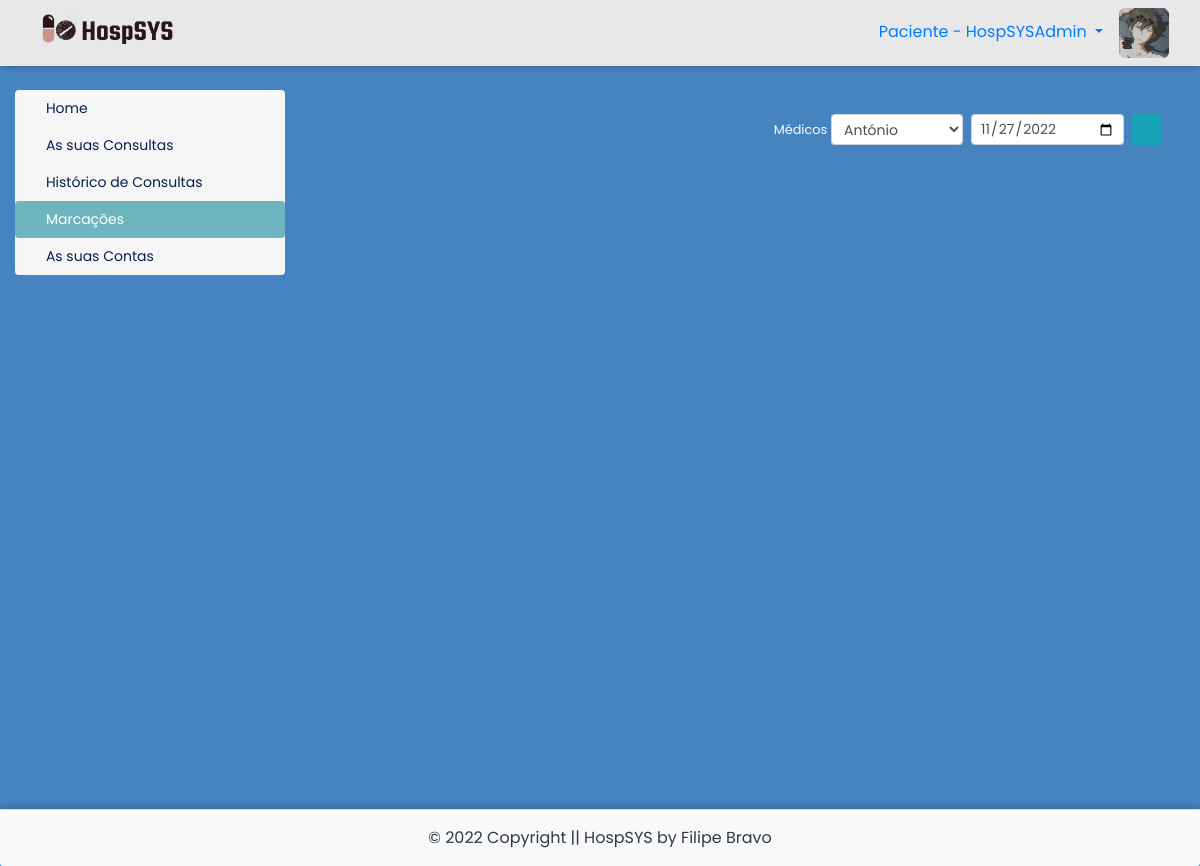
The page /painel-paciente/index.php?acao=marcacoes&funcao=marcacoes&id=1&nif=000.000.000 (signed in) on the database its author committed.
### tables this page shows
CREATE TABLE `utilizadores` (
  `id` int(11) NOT NULL AUTO_INCREMENT,
  `nome` varchar(30) NOT NULL,
  `email` varchar(40) NOT NULL,
  `nif` varchar(20) NOT NULL,
  `cc` varchar(20) NOT NULL,
  `telefone` varchar(20) NOT NULL,
  `data_nascimento` date NOT NULL,
  `data_entrada` date DEFAULT NULL,
  `cedula` varchar(20) DEFAULT NULL,
  `especialidade` int(11) DEFAULT NULL,
  `consultorio` varchar(40) DEFAULT NULL,
  `password` varchar(200) DEFAULT NULL,
  `nivel` varchar(25) NOT NULL,
  `foto` varchar(150) DEFAULT NULL,
  `code` int(50) DEFAULT NULL,
  `status` varchar(30) DEFAULT NULL,
  `estado_conta` varchar(15) NOT NULL,
  PRIMARY KEY (`id`),
  KEY `especialidade` (`especialidade`),
  CONSTRAINT `utilizadores_ibfk_1` FOREIGN KEY (`especialidade`) REFERENCES `especialidades` (`id`) ON DELETE CASCADE
);

### painel-paciente/marcacoes.php (the view, shortened to what this page needs)
<?php
$dia_atual = date('Y-m-d');
?>
<div class="row mt-4 mb-3">
  <div class="col-md-6 col-sm-12">
  </div>
  <div class="col-md-6 col-sm-12">
    <div class="float-right mr-4">
     <form id="frm" class="form-inline my-2 my-lg-0" method=POST>
       <label class="mr-1 text-light" for="exampleFormControlSelect1"><small>Médicos</small></label>
       <select class="form-control form-control-sm mr-2" id="cbmedicos" name="cbmedicos">
        <?php
        $res = $pdo->query("SELECT * from utilizadores where nivel = 'Médico' order by nome asc");
        $dados = $res->fetchAll(PDO::FETCH_ASSOC);
        for ($i=0; $i < count($dados); $i++) {
          $id = $dados[$i]['id'];
          $nome = $dados[$i]['nome'];
          echo '<option value="'.$id.'">'.$nome.'</option>';
        } ?>
      </select>
      <input class="form-control form-control-sm mr-sm-2 " type="date" name="txtpesquisar" id="txtpesquisar" value="<?php echo $dia_atual ?>">
      <button class="btn btn-info btn-sm my-2 my-sm-0 " name="btn-pesquisar" id="btn-pesquisar"><i class="fas fa-search"></i></button>
    </form>
  </div>
</div>
</div>

### painel-paciente/index.php (shortened to what this page needs)
<?php
require_once("../conexao.php");
$id_utilizador = $_SESSION['id_utilizador'];
 $resultado_nif = $pdo->query("SELECT * from utilizadores where id = '$id_utilizador'");
 $dados_nif = $resultado_nif->fetchAll(PDO::FETCH_ASSOC);
 @$nif_paciente = $dados_nif[0]['nif'];
$resultado_foto = $pdo->query("SELECT * from utilizadores where id = $id_utilizador");
$dados_foto = $resultado_foto->fetchAll(PDO::FETCH_ASSOC);
$foto = $dados_foto[0]['foto'];
$resultado_nome = $pdo->query("SELECT * from utilizadores where id = $id_utilizador");
$dados_nome = $resultado_nome->fetchAll(PDO::FETCH_ASSOC);
$nome_utilizador = $dados_nome[0]['nome'];
$item1 = 'home';
$item2 = 'consultas';
$item3 = 'historico';
$item4 = 'marcacoes';
$item5 = 'editar-perfil';
$item6 = 'contaspagar';
if(@$_GET['acao'] == $item1){
	$item1ativo = 'active';
}elseif (@$_GET['acao'] == $item2) {
	$item2ativo = 'active';
}elseif (@$_GET['acao'] == $item3) {
	$item3ativo = 'active';
}elseif (@$_GET['acao'] == $item4) {
	$item4ativo = 'active';
}elseif (@$_GET['acao'] == $item6) {
	$item6ativo = 'active';
}else{
	$item1ativo = 'active';
}
?>
<!DOCTYPE html>
<html lang="pt-pt">
<head>
	<link rel="stylesheet" href="https://stackpath.bootstrapcdn.com/bootstrap/4.4.1/css/bootstrap.min.css">
	<link rel="stylesheet" href="../CSS/painel.css">
	<link rel="stylesheet" href="../CSS/footer.css">
	<link rel="stylesheet" href="../CSS/style1.css">
 	<link rel="stylesheet" href="https://cdnjs.cloudflare.com/ajax/libs/font-awesome/5.15.2/css/all.min.css"/>
	<link rel="stylesheet" href="https://cdnjs.cloudflare.com/ajax/libs/font-awesome/5.11.2/css/all.css">
</head>
<body>
<div style="box-shadow:0px 0px 8px rgba(0, 0, 0, 0.3);">
	<nav class="navbar navbar-light bg-light">
		<div class="col-md-12">
			<img class="float-left" src="../img/logohorizontal.png">
			<div class="float-right">
				<?php echo'<img style="height: 50px; width: 50px; border-radius: 6px;" src="../img/fotos-perfil/'.$foto.'">';?>
			</div>
			<li class="float-right nav-item dropdown">
				<a class="float-right nav-link dropdown-toggle mt-1" href="#" id="navbarDropdown" role="button" data-toggle="dropdown" aria-haspopup="true" aria-expanded="false">
					Paciente - <?php echo $nome_utilizador; ?>
				</a>
			</li>
			</div>
	</div>
<div class="main-container">
	<div class="container-fluid mt-4">
		<div class="row">
			<div class="col-md-3 col-sm-12 mb-4">
				<div class="nav flex-column nav-pills" id="v-pills-tab" role="tablist" aria-orientation="vertical">
					<a class="nav-link <?php echo $item1ativo ?>" id="v-pills-home-tab" href="index.php?acao=<?php echo $item1 ?>" role="tab" aria-controls="v-pills-home" aria-selected="true"><i class="fas fa-home mr-1"></i>Home</a>
					<a class="nav-link <?php echo $item2ativo ?>" id="link-medicos" href="index.php?acao=<?php echo $item2 ?>" role="tab" aria-controls="v-pills-profile" aria-selected="false"><i class="fas fa-calendar-check mr-1"></i>As suas Consultas</a>
					<a class="nav-link <?php echo $item3ativo ?>" id="v-pills-messages-tab" href="index.php?acao=<?php echo $item3 ?>" role="tab" aria-controls="v-pills-messages" aria-selected="false"><i class="fas fa-history mr-1"></i>Histórico de Consultas</a>
					<a class="nav-link <?php echo $item4ativo ?>" id="v-pills-messages-tab" href="index.php?acao=<?php echo $item4 ?>&funcao=marcacoes&id=<?php echo $id_utilizador ?>&nif=<?php echo $nif_paciente ?>" role="tab" aria-controls="v-pills-messages" aria-selected="false"><i class="fas fa-calendar mr-1"></i>Marcações</a>
					<a class="nav-link <?php echo $item6ativo ?>" id="v-pills-messages-tab" href="index.php?acao=<?php echo $item6 ?>" role="tab" aria-controls="v-pills-messages" aria-selected="false"><i class="fas fa-money-bill mr-1"></i>As suas Contas</a>
				</div>
			</div>
			<div class="col-md-9 col-sm-12">
				<div class="tab-content" id="v-pills-tabContent">
					<div class="tab-pane fade show active" role="tabpanel">
						<?php if(@$_GET['acao'] == $item1){
							include_once($item1.".php");
						}elseif (@$_GET['acao'] == $item2) {
							include_once($item2.".php");
						}elseif (@$_GET['acao'] == $item3) {
							include_once($item3.".php");
						}elseif (@$_GET['acao'] == $item4) {
							include_once($item4.".php");
						}elseif (@$_GET['acao'] == $item5) {
							include_once($item5.".php");
						}elseif (@$_GET['acao'] == $item6) {
							include_once($item6.".php");
						}else{
							include_once($item1.".php");
						}
						?>
					</div>
				</div>
			</div>
		</div>
	</div>
	<?php if (@$_GET['acao'] != 'chat1') { include('../footers/footer.php'); } ?>
</div>
</body>
</html>

### CSS/painel.css (style rules this page uses)
body { background-color:#4683c1; }
.navbar { background-color:#e8e8e8 !important; }
.navbar img { width:150px; }
.navbar li { list-style:none; }
.nav { background-color:#f6f6f6 !important; border-radius:4px !important; }
.nav a { color:#071e51; font-size:14px; }
.nav .active { background-color:#6fb5bf !important; }

### CSS/footer.css (style rules this page uses)
* { box-sizing: border-box; }
*:before, *:after { box-sizing: border-box; }
html, body { height: 100%; position: relative; }
.main-container { min-height: 100vh; overflow: hidden; display: block; position: relative; padding-bottom: 100px; }

### CSS/style1.css (style rules this page uses)
* { margin: 0; padding: 0; box-sizing: border-box; text-decoration: none; font-family: 'Poppins', sans-serif; }

### rows shown on the page
utilizadores: foto (picture), nome "HospSYSAdmin"

### other values the page prints
form field cbmedicos "António"
